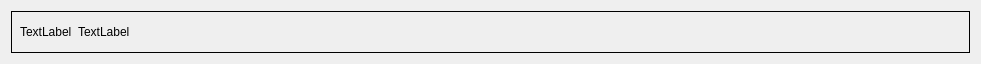
<?xml version="1.0" encoding="UTF-8"?>
<ui version="4.0">
 <class>AbstractInfoWidget</class>
 <widget class="QWidget" name="AbstractInfoWidget">
  <property name="geometry">
   <rect>
    <x>0</x>
    <y>0</y>
    <width>981</width>
    <height>64</height>
   </rect>
  </property>
  <property name="windowTitle">
   <string>Form</string>
  </property>
  <layout class="QHBoxLayout" name="horizontalLayout_2">
   <item>
    <widget class="QWidget" name="widget" native="true">
     <property name="styleSheet">
      <string notr="true">QWidget#widget{border: 1px solid black;}</string>
     </property>
     <layout class="QHBoxLayout" name="horizontalLayout">
      <item>
       <widget class="QLabel" name="iconLabel">
        <property name="sizePolicy">
         <sizepolicy hsizetype="Minimum" vsizetype="Minimum">
          <horstretch>0</horstretch>
          <verstretch>0</verstretch>
         </sizepolicy>
        </property>
        <property name="text">
         <string>TextLabel</string>
        </property>
       </widget>
      </item>
      <item>
       <widget class="QLabel" name="infoLabel">
        <property name="sizePolicy">
         <sizepolicy hsizetype="MinimumExpanding" vsizetype="Preferred">
          <horstretch>0</horstretch>
          <verstretch>0</verstretch>
         </sizepolicy>
        </property>
        <property name="text">
         <string>TextLabel</string>
        </property>
       </widget>
      </item>
     </layout>
    </widget>
   </item>
  </layout>
 </widget>
 <resources/>
 <connections/>
</ui>
